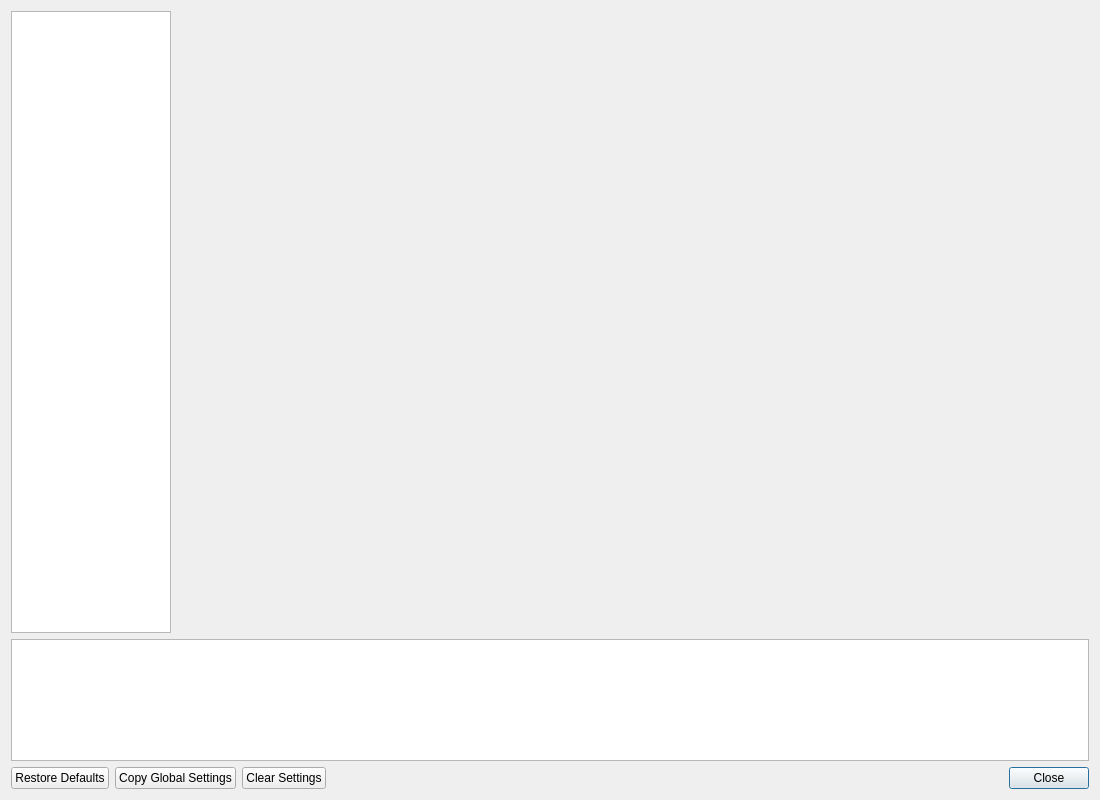
<?xml version="1.0" encoding="UTF-8"?>
<ui version="4.0">
 <class>SettingsWindow</class>
 <widget class="QWidget" name="SettingsWindow">
  <property name="geometry">
   <rect>
    <x>0</x>
    <y>0</y>
    <width>1100</width>
    <height>800</height>
   </rect>
  </property>
  <property name="sizePolicy">
   <sizepolicy hsizetype="Preferred" vsizetype="Preferred">
    <horstretch>0</horstretch>
    <verstretch>0</verstretch>
   </sizepolicy>
  </property>
  <property name="windowTitle">
   <string>PCSX2 Settings</string>
  </property>
  <property name="windowIcon">
   <iconset>
    <normalon>:/icons/AppIcon64.png</normalon>
   </iconset>
  </property>
  <layout class="QGridLayout" name="gridLayout" columnstretch="0,1">
   <item row="0" column="0">
    <widget class="QListWidget" name="settingsCategory">
     <property name="sizePolicy">
      <sizepolicy hsizetype="Preferred" vsizetype="Preferred">
       <horstretch>0</horstretch>
       <verstretch>0</verstretch>
      </sizepolicy>
     </property>
     <property name="minimumSize">
      <size>
       <width>160</width>
       <height>0</height>
      </size>
     </property>
     <property name="maximumSize">
      <size>
       <width>160</width>
       <height>16777215</height>
      </size>
     </property>
     <property name="iconSize">
      <size>
       <width>32</width>
       <height>32</height>
      </size>
     </property>
     <property name="wordWrap">
      <bool>true</bool>
     </property>
    </widget>
   </item>
   <item row="0" column="1">
    <widget class="QStackedWidget" name="settingsContainer">
     <property name="minimumSize">
      <size>
       <width>500</width>
       <height>0</height>
      </size>
     </property>
    </widget>
   </item>
   <item row="1" column="0" colspan="2">
    <widget class="QTextEdit" name="helpText">
     <property name="minimumSize">
      <size>
       <width>0</width>
       <height>122</height>
      </size>
     </property>
     <property name="maximumSize">
      <size>
       <width>16777215</width>
       <height>122</height>
      </size>
     </property>
     <property name="readOnly">
      <bool>true</bool>
     </property>
    </widget>
   </item>
   <item row="2" column="0" colspan="2">
    <layout class="QHBoxLayout" name="footerLayout">
     <item>
      <widget class="QPushButton" name="restoreDefaultsButton">
       <property name="text">
        <string>Restore Defaults</string>
       </property>
      </widget>
     </item>
     <item>
      <widget class="QPushButton" name="copyGlobalSettingsButton">
       <property name="text">
        <string>Copy Global Settings</string>
       </property>
      </widget>
     </item>
     <item>
      <widget class="QPushButton" name="clearGameSettingsButton">
       <property name="text">
        <string>Clear Settings</string>
       </property>
      </widget>
     </item>
     <item>
      <spacer name="horizontalSpacer">
       <property name="orientation">
        <enum>Qt::Orientation::Horizontal</enum>
       </property>
       <property name="sizeHint" stdset="0">
        <size>
         <width>40</width>
         <height>20</height>
        </size>
       </property>
      </spacer>
     </item>
     <item>
      <widget class="QPushButton" name="closeButton">
       <property name="text">
        <string>Close</string>
       </property>
       <property name="default">
        <bool>true</bool>
       </property>
      </widget>
     </item>
    </layout>
   </item>
  </layout>
 </widget>
 <tabstops>
  <tabstop>settingsCategory</tabstop>
  <tabstop>helpText</tabstop>
  <tabstop>restoreDefaultsButton</tabstop>
  <tabstop>copyGlobalSettingsButton</tabstop>
  <tabstop>clearGameSettingsButton</tabstop>
  <tabstop>closeButton</tabstop>
 </tabstops>
 <resources>
  <include location="../resources/resources.qrc"/>
 </resources>
 <connections/>
</ui>
